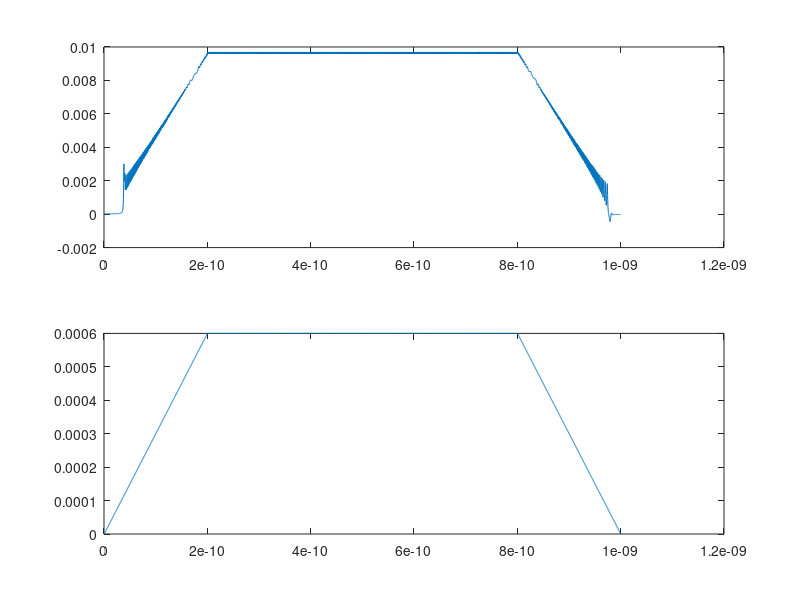

Source code (MATLAB):
% JJ Oscilation example test in matlab

hn = 0.25E-12;
N = 4000;
rN = 16;
r0 = 160;
vG = 2.5E-3;
C = 0.07E-12;
Icrit = 0.1E-3;
IA = 0;
hbar_2e = 3.038510188E15;
for i = 1:(200E-12/hn - 1)
    IA = [IA, (600E-6 - 0)/(200E-12 - 0) * (i*hn)];
end
IA = [IA, 600E-6*ones(1, N-1600)];
for i = (400E-12/hn):(600E-12/hn - 1)
    IA = [IA, 600E-6 + (0 - 600E-6)/(600E-12 - 400E-12 - 0) * (i*hn - 400E-12)];
end

Vpn_1 = 0;
Vnn_1 = 0;
Vpn_1d = 0;
Vpn_2 = 0;
Vnn_2 = 0;
Vpn_2d = 0;

phin_1 = 0;
phin_2 = 0;

T = zeros(1, N);

% Asubgap
%           V+                  V-              Phi
rBp0 =   [  2*C/hn + 1/r0,    -2*C/hn - 1/r0,     0];
rBn0 =   [ -2*C/hn - 1/r0,     2*C/hn + 1/r0,     0];
rPhi0=   [-hn/2 * hbar_2e,    hn/2 * hbar_2e,     1];

% Anormal
%           V+                  V-              Phi
rBp =   [  2*C/hn + 1/rN,    -2*C/hn - 1/rN,     0];
rBn =   [ -2*C/hn - 1/rN,     2*C/hn + 1/rN,     0];
rPhi=   [-hn/2 * hbar_2e,    hn/2 * hbar_2e,     1];

A = [rBp0; rBn0; rPhi0];
A = A(2:3, 2:3);
RHS = zeros(1, 2);
LHS = zeros(1, 2);
Vp = zeros(1, N);
Vn = zeros(1, N);
Phi = zeros(1, N);

for i = 1:N
    V_P = LHS(1);
    %V_N = LHS(2);
    Phi_n = LHS(2);
    Is = -Icrit * sin(phin_1 + hn/2 * hbar_2e * (Vpn_1 + Vpn_1 + hn*(Vpn_1d))) + ((2*C/hn) * Vpn_1) + (C * Vpn_1d);
    RHS_IAp = IA(i) + Is;
    %RHS_IAn = -IA(i);
    RHS_Phin_1 = phin_1 + (hn/2 * hbar_2e)*(Vpn_1);
    RHS = [RHS_IAp; RHS_Phin_1];
    LHS = A\RHS;
    Vp(i) = LHS(1);
    %Vn(i) = LHS(2);
    Phi(i) = LHS(2);
    T(i) = hn*i;
    phin_1 = RHS_Phin_1;
    Vpn_2 = Vpn_1;
    Vpn_1 = LHS(1);
    Vpn_2d = Vpn_1d;
    Vpn_1d = (2/hn)*(Vpn_1 - Vpn_2) - Vpn_2d;
    %Vnn_1 = LHS(2);
    if LHS(1) > vG
        A = [rBp; rBn; rPhi];
        A = A(2:3, 2:3);
    end
end

figure;
subplot(2, 1, 1);
plot(T, Vp);
subplot(2, 1, 2);
plot(T, IA);